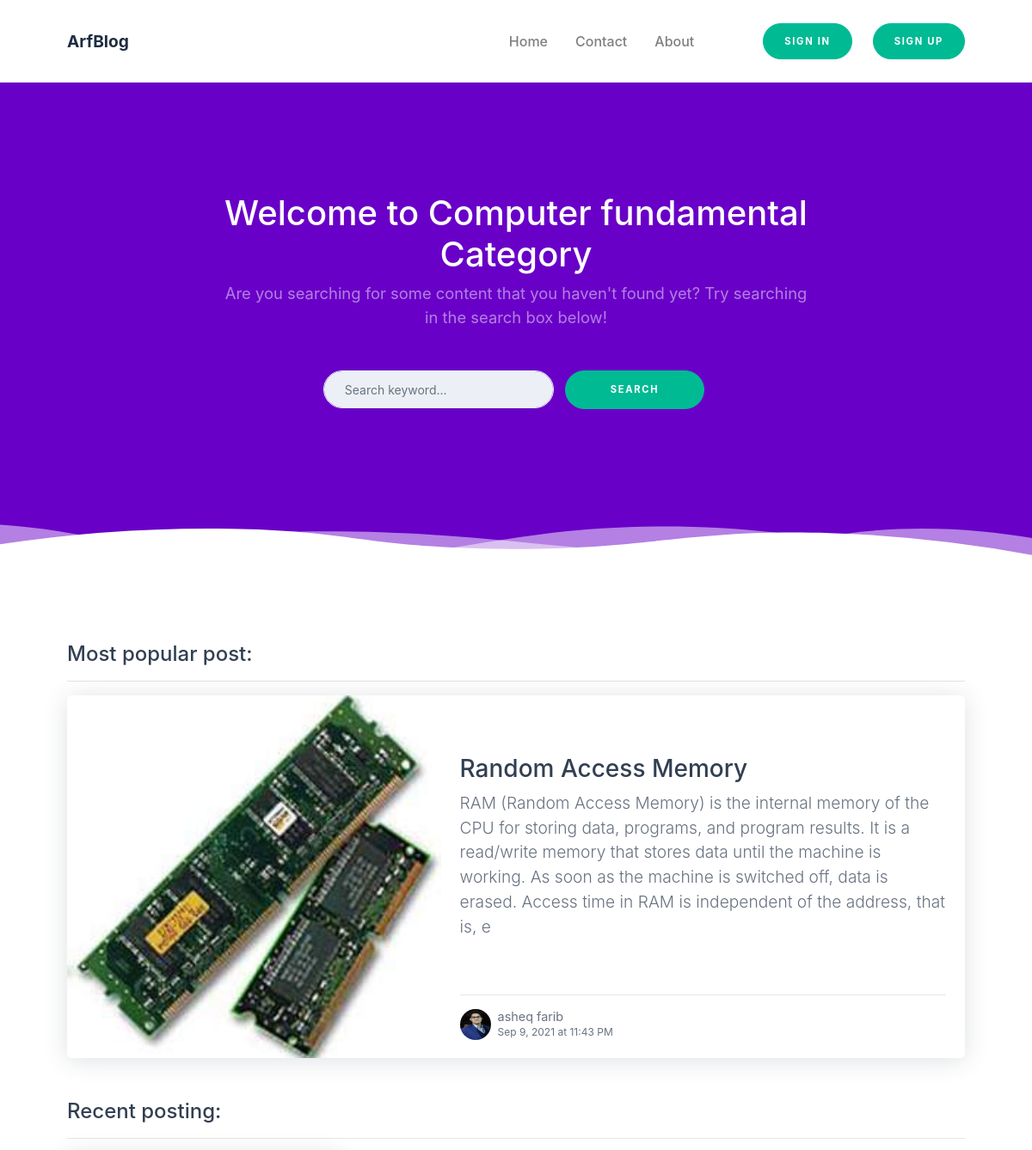
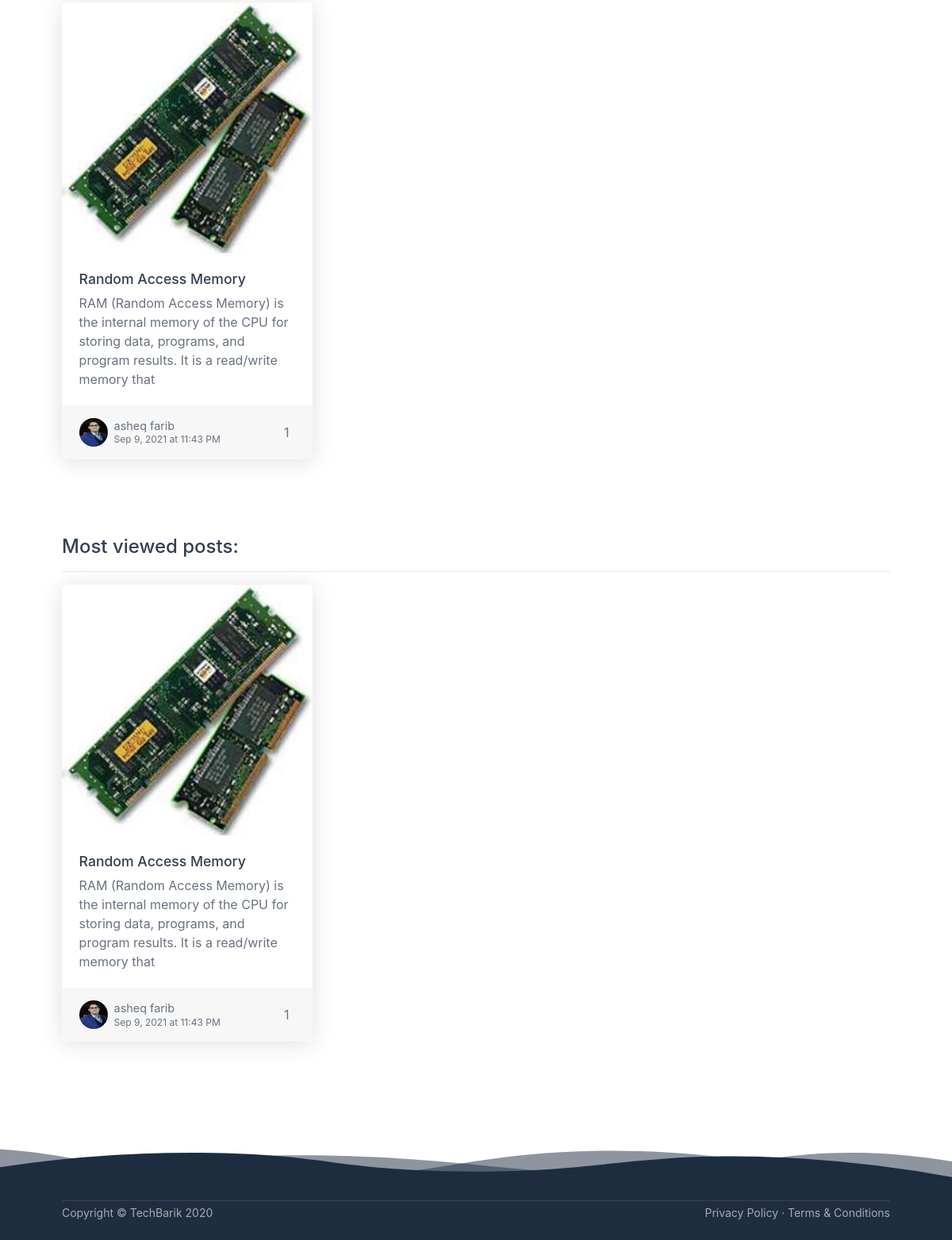
Page /categories.php?category_id=11&category_name=Computer fundamental on the committed database (2 pictures, top to bottom).
### tables this page shows
CREATE TABLE `posts` (
  `post_id` int(11) NOT NULL,
  `post_title` varchar(255) NOT NULL,
  `post_detail` text NOT NULL,
  `post_category_id` int(11) NOT NULL,
  `post_image` text NOT NULL,
  `post_date` varchar(255) NOT NULL,
  `post_status` varchar(255) NOT NULL DEFAULT 'Published',
  `post_author` varchar(255) NOT NULL,
  `post_views` int(11) NOT NULL DEFAULT 0,
  `post_comment_count` int(11) NOT NULL DEFAULT 0,
  `post_tags` text NOT NULL,
  `author_photo` varchar(255) NOT NULL
);

### categories.php (the view, shortened to what this page needs)
<?php require_once("./includes/header.php"); ?>
        <div id="layoutDefault">
            <div id="layoutDefault_content">
                <main>
                    <nav class="navbar navbar-marketing navbar-expand-lg bg-white navbar-light">
                        <div class="container">
                            <a class="navbar-brand text-dark" href="index.php">ArfBlog</a>
                            <div class="collapse navbar-collapse" id="navbarSupportedContent">
                                <ul class="navbar-nav ml-auto mr-lg-5">
                                    <li class="nav-item">
                                        <a class="nav-link" href="index.php">Home </a>
                                    </li>
                                    <li class="nav-item dropdown no-caret">
                                        <a class="nav-link" href="contact.php">Contact</a>
                                    </li>
                                    <li class="nav-item dropdown no-caret">
                                        <a class="nav-link" href="about.php">About</a>
                                    </li>
                                </ul>
                               <?php
                                    require_once("./includes/registration.php");
                                ?>
                            </div>
                        </div>
                    </nav>
                    <header class="page-header page-header-dark bg-secondary">
                        <div class="page-header-content">
                            <div class="container">
                                <div class="row justify-content-center">
                                    <div class="col-xl-8 col-lg-10 text-center">
                                        <h1 class="page-header-title">Welcome to <?php echo $_GET['category_name']; ?> Category</h1>
                                        <p class="page-header-text mb-5">Are you searching for some content that you haven't found yet? Try searching in the search box below!</p>
                                        <form class="page-header-signup mb-2 mb-md-0" action="category-search.php" method="POST">
                                            <div class="form-row justify-content-center">
                                                  <div class="form-group mr-0 mr-lg-2">
                                                        <input name="search-keyword" class="form-control form-control-solid rounded-pill" type="text" placeholder="Search keyword..."/>
                                                    </div>
                                                <div class="col-lg-3 col-md-4"><button class="btn btn-teal btn-block btn-marketing rounded-pill" type="submit">Search</button></div>
                                            </div>
                                        </form>
                                    </div>
                                </div>
                            </div>
                        </div>
                        <div class="svg-border-waves text-white">
                        </div>
                    </header>
                    <section class="bg-white py-10">
                        <div class="container">
                        <h1>Most popular post:</h1>
                        <hr />
                        <?php
                            $sql4 = "SELECT * FROM posts WHERE post_status = :status AND post_category_id = :id ORDER BY post_views DESC LIMIT 0, 1";
                            $stmt = $pdo->prepare($sql4);
                            $stmt->execute([
                                ':status' => 'Published',
                                ':id' => $_GET['category_id']
                            ]);
                            $post = $stmt->fetch(PDO::FETCH_ASSOC);
                            $post_id = $post['post_id'];
                            $post_title = $post['post_title'];
                            $post_detail = substr($post['post_detail'], 0, 300);
                            $post_author = $post['post_author'];
                            $post_date = $post['post_date'];
                            $post_image = $post['post_image'];
                            $author_photo = $post['author_photo'];
                        ?>
                           <a class="card post-preview post-preview-featured lift mb-5" href="single.php?post_id=<?php echo $post_id; ?>">
                                <div class="row no-gutters">
                                    <div class="col-lg-5"><div class="post-preview-featured-img" style='background-image: url("./img/<?php echo $post_image; ?>")'></div></div>
                                    <div class="col-lg-7">
                                        <div class="card-body">
                                            <div class="py-5">
                                                <h5 class="card-title"><?php echo $post_title; ?></h5>
                                                <p class="card-text">
                                                    <?php echo $post_detail; ?>
                                                </p>
                                            </div>
                                            <hr />
                                            <div class="post-preview-meta">
                                                <img class="post-preview-meta-img" src="./backend/assets/img/<?php echo $author_photo; ?>" />
                                                <div class="post-preview-meta-details">
                                                    <div class="post-preview-meta-details-name"><?php echo $post_author; ?></div>
                                                    <div class="post-preview-meta-details-date"><?php echo $post_date; ?></div>
                                                </div>
                                            </div>
                                        </div>
                                    </div>
                                </div>
                            </a>
                            <?php
                                $post_per_page = 3;
                                if (isset($_GET['page'])) {
                                    $page = $_GET['page'];
                                    if($page == 1) {
                                        $page_id = 0;
                                    } else {
                                        $page_id = ($page * $post_per_page) - $post_per_page;
                                    }
                                } else {
                                    $page_id = 0;
                                }
                            ?>
                            <h1>Recent posting:</h1>
                            <hr />
                            <div class="row">
                                <?php
                                    $sql = "SELECT * FROM posts WHERE post_status = :status AND post_category_id = :id ORDER BY post_id DESC LIMIT $page_id, $post_per_page";
                                    $stmt = $pdo->prepare($sql);
                                    $stmt->execute([
                                        ':status' => 'Published',
                                        ':id' => $_GET['category_id']
                                    ]);
                                    while($posts = $stmt->fetch(PDO::FETCH_ASSOC)) {
                                        $post_id = $posts['post_id'];
                                        $post_title = $posts['post_title'];
                                        $post_detail = substr($posts['post_detail'], 0, 140);
                                        $post_image = $posts['post_image'];
                                        $post_date = $posts['post_date'];
                                        $post_author = $posts['post_author'];
                                        $post_views = $posts['post_views'];
                                        $author_photo = $posts['author_photo'];
                                        ?>
                                            <div class="col-md-6 col-xl-4 mb-5">
                                                <a class="card post-preview lift h-100" href="single.php?post_id=<?php echo $post_id; ?>"
                                                    ><img class="card-img-top" src="./img/<?php echo $post_image; ?>" alt="<?php echo $post_image; ?>" />
                                                    <div class="card-body">
                                                        <h5 class="card-title"><?php echo $post_title; ?></h5>
                                                        <p class="card-text"><?php echo $post_detail; ?></p>
                                                    </div>
                                                    <div class="card-footer d-flex align-items-center justify-content-between">
                                                        <div class="post-preview-meta">
                                                            <img class="post-preview-meta-img" src="./backend/assets/img/<?php echo $author_photo; ?>" />
                                                            <div class="post-preview-meta-details">
                                                                <div class="post-preview-meta-details-name"><?php echo $post_author; ?></div>
                                                                <div class="post-preview-meta-details-date"><?php echo $post_date; ?></div>
                                                            </div>
                                                        </div>
                                                        <div class="post-preview-meta">
                                                            <?php echo $post_views; ?>
                                                        </div>
                                                    </div>
                                                </a>
                                            </div>
                                    <?php }
                                ?>
                            </div>
                            <h1 class="pt-5">Most viewed posts:</h1>
                            <hr />
                            <div class="row">
                                <?php
                                    $sql2 = "SELECT * FROM posts WHERE post_status = :status AND post_category_id = :id ORDER BY post_views DESC LIMIT 0, 3";
                                    $stmt = $pdo->prepare($sql2);
                                    $stmt->execute([
                                        ':status' => 'Published',
                                        ':id' => $_GET['category_id']
                                    ]);
                                    while($posts = $stmt->fetch(PDO::FETCH_ASSOC)) {
                                        $post_id = $posts['post_id'];
                                        $post_title = $posts['post_title'];
                                        $post_detail = substr($posts['post_detail'], 0, 140);
                                        $post_image = $posts['post_image'];
                                        $post_date = $posts['post_date'];
                                        $post_author = $posts['post_author'];
                                        $post_views = $posts['post_views'];
                                        $author_photo = $posts['author_photo']; ?>
                                            <div class="col-md-6 col-xl-4 mb-5">
                                                <a class="card post-preview lift h-100" href="single.php?post_id=<?php echo $post_id; ?>"
                                                    ><img class="card-img-top" src="./img/<?php echo $post_image; ?>" alt="<?php echo $post_image; ?>" />
                                                    <div class="card-body">
                                                        <h5 class="card-title"><?php echo $post_title; ?></h5>
                                                        <p class="card-text"><?php echo $post_detail; ?></p>
                                                    </div>
                                                    <div class="card-footer d-flex align-items-center justify-content-between">
                                                        <div class="post-preview-meta">
                                                            <img class="post-preview-meta-img" src="./backend/assets/img/<?php echo $author_photo; ?>" />
                                                            <div class="post-preview-meta-details">
                                                                <div class="post-preview-meta-details-name"><?php echo $post_author; ?></div>
                                                                <div class="post-preview-meta-details-date"><?php echo $post_date; ?></div>
                                                            </div>
                                                        </div>
                                                        <div class="post-preview-meta">
                                                            <?php echo $post_views; ?>
                                                        </div>
                                                    </div>
                                                </a>
                                            </div>
                                    <?php }
                                ?>
                            </div>
                        </div>
                        <div class="svg-border-waves text-dark">
                        </div>
                </main>
            </div>
            <div id="layoutDefault_footer">
                <footer class="footer pt-2 pb-4 mt-auto bg-dark footer-dark">
                    <div class="container">
                        <hr class="mb-1" />
                        <div class="row align-items-center">
                            <div class="col-md-6 small">Copyright &#xA9; TechBarik 2020</div>
                            <div class="col-md-6 text-md-right small">
                                <a href="privacy-policy.php">Privacy Policy</a>
                                &#xB7;
                                <a href="terms-conditions.php">Terms &amp; Conditions</a>
                            </div>
                        </div>
                    </div>
                </footer>
            </div>
        </div>
<?php require_once("./includes/footer.php"); ?>

### rows in the picture
posts: post_image (picture), post_title "Random Access Memory", post_detail "RAM (Random Access Memory) is the internal memory of the CPU for storing data, programs, and program results. It is a read/write memory that stores data until the machine is working. As soon as the machine is switched off, data is erased. Access time in RAM is independent of the address, that is, e", author_photo (picture), post_author "asheq farib", post_date "Sep 9, 2021 at 11:43 PM", post_detail "RAM (Random Access Memory) is the internal memory of the CPU for storing data, programs, and program results. It is a read/write memory that", post_views "1"

### other values in the picture
$_GET['category_name'] "Computer fundamental"
